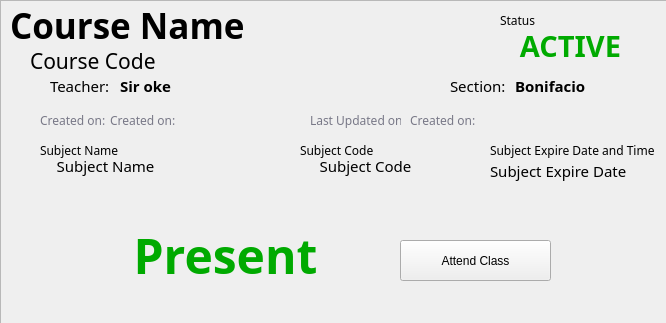
<?xml version="1.0" encoding="UTF-8"?>
<ui version="4.0">
 <class>student_view_class</class>
 <widget class="QMainWindow" name="student_view_class">
  <property name="geometry">
   <rect>
    <x>0</x>
    <y>0</y>
    <width>666</width>
    <height>323</height>
   </rect>
  </property>
  <property name="windowTitle">
   <string>MainWindow</string>
  </property>
  <widget class="QWidget" name="centralwidget">
   <widget class="QFrame" name="frame">
    <property name="geometry">
     <rect>
      <x>0</x>
      <y>0</y>
      <width>711</width>
      <height>441</height>
     </rect>
    </property>
    <property name="frameShape">
     <enum>QFrame::StyledPanel</enum>
    </property>
    <property name="frameShadow">
     <enum>QFrame::Raised</enum>
    </property>
    <widget class="QLabel" name="label_7">
     <property name="geometry">
      <rect>
       <x>40</x>
       <y>110</y>
       <width>91</width>
       <height>20</height>
      </rect>
     </property>
     <property name="font">
      <font>
       <family>Montserrat</family>
      </font>
     </property>
     <property name="styleSheet">
      <string notr="true">*{
	color:rgb(120, 120, 135);
}</string>
     </property>
     <property name="text">
      <string>Created on:</string>
     </property>
    </widget>
    <widget class="QLabel" name="course_created_on">
     <property name="geometry">
      <rect>
       <x>110</x>
       <y>110</y>
       <width>191</width>
       <height>20</height>
      </rect>
     </property>
     <property name="font">
      <font>
       <family>Montserrat</family>
      </font>
     </property>
     <property name="styleSheet">
      <string notr="true">*{
	color:rgb(120, 120, 135);
}</string>
     </property>
     <property name="text">
      <string>Created on:</string>
     </property>
    </widget>
    <widget class="QLabel" name="top_course_code">
     <property name="geometry">
      <rect>
       <x>30</x>
       <y>30</y>
       <width>551</width>
       <height>61</height>
      </rect>
     </property>
     <property name="font">
      <font>
       <family>Montserrat</family>
       <pointsize>16</pointsize>
       <weight>50</weight>
       <bold>false</bold>
      </font>
     </property>
     <property name="text">
      <string>Course Code</string>
     </property>
    </widget>
    <widget class="QLabel" name="label_3">
     <property name="geometry">
      <rect>
       <x>490</x>
       <y>140</y>
       <width>171</width>
       <height>21</height>
      </rect>
     </property>
     <property name="font">
      <font>
       <family>Montserrat</family>
      </font>
     </property>
     <property name="text">
      <string>Subject Expire Date and Time</string>
     </property>
    </widget>
    <widget class="QLabel" name="course_status">
     <property name="geometry">
      <rect>
       <x>500</x>
       <y>30</y>
       <width>141</width>
       <height>31</height>
      </rect>
     </property>
     <property name="font">
      <font>
       <family>Montserrat</family>
       <pointsize>22</pointsize>
       <weight>75</weight>
       <bold>true</bold>
      </font>
     </property>
     <property name="styleSheet">
      <string notr="true">*{
	color:rgb(0, 170, 0);
}</string>
     </property>
     <property name="text">
      <string>ACTIVE</string>
     </property>
     <property name="alignment">
      <set>Qt::AlignCenter</set>
     </property>
    </widget>
    <widget class="QLabel" name="label_4">
     <property name="geometry">
      <rect>
       <x>300</x>
       <y>140</y>
       <width>91</width>
       <height>20</height>
      </rect>
     </property>
     <property name="font">
      <font>
       <family>Montserrat</family>
      </font>
     </property>
     <property name="text">
      <string>Subject Code</string>
     </property>
    </widget>
    <widget class="QLabel" name="label_10">
     <property name="geometry">
      <rect>
       <x>310</x>
       <y>110</y>
       <width>91</width>
       <height>20</height>
      </rect>
     </property>
     <property name="font">
      <font>
       <family>Montserrat</family>
      </font>
     </property>
     <property name="styleSheet">
      <string notr="true">*{
	color:rgb(120, 120, 135);
}</string>
     </property>
     <property name="text">
      <string>Last Updated on:</string>
     </property>
    </widget>
    <widget class="QLabel" name="label_5">
     <property name="geometry">
      <rect>
       <x>40</x>
       <y>140</y>
       <width>91</width>
       <height>20</height>
      </rect>
     </property>
     <property name="font">
      <font>
       <family>Montserrat</family>
      </font>
     </property>
     <property name="text">
      <string>Subject Name</string>
     </property>
    </widget>
    <widget class="QLabel" name="top_course_name">
     <property name="geometry">
      <rect>
       <x>10</x>
       <y>-10</y>
       <width>481</width>
       <height>71</height>
      </rect>
     </property>
     <property name="font">
      <font>
       <family>Montserrat</family>
       <pointsize>26</pointsize>
       <weight>75</weight>
       <bold>true</bold>
      </font>
     </property>
     <property name="text">
      <string>Course Name</string>
     </property>
    </widget>
    <widget class="QLabel" name="course_updated_on">
     <property name="geometry">
      <rect>
       <x>410</x>
       <y>110</y>
       <width>141</width>
       <height>20</height>
      </rect>
     </property>
     <property name="font">
      <font>
       <family>Montserrat</family>
      </font>
     </property>
     <property name="styleSheet">
      <string notr="true">*{
	color:rgb(120, 120, 135);
}</string>
     </property>
     <property name="text">
      <string>Created on:</string>
     </property>
    </widget>
    <widget class="QLabel" name="label_6">
     <property name="geometry">
      <rect>
       <x>500</x>
       <y>10</y>
       <width>91</width>
       <height>20</height>
      </rect>
     </property>
     <property name="font">
      <font>
       <family>Montserrat</family>
      </font>
     </property>
     <property name="text">
      <string>Status</string>
     </property>
    </widget>
    <widget class="QPushButton" name="attend_btn">
     <property name="geometry">
      <rect>
       <x>400</x>
       <y>240</y>
       <width>151</width>
       <height>41</height>
      </rect>
     </property>
     <property name="text">
      <string>Attend Class</string>
     </property>
    </widget>
    <widget class="QLabel" name="subject_name">
     <property name="geometry">
      <rect>
       <x>10</x>
       <y>150</y>
       <width>191</width>
       <height>31</height>
      </rect>
     </property>
     <property name="font">
      <font>
       <family>Montserrat</family>
       <pointsize>11</pointsize>
       <weight>50</weight>
       <bold>false</bold>
      </font>
     </property>
     <property name="text">
      <string>Subject Name</string>
     </property>
     <property name="alignment">
      <set>Qt::AlignCenter</set>
     </property>
    </widget>
    <widget class="QLabel" name="subject_code">
     <property name="geometry">
      <rect>
       <x>270</x>
       <y>150</y>
       <width>191</width>
       <height>31</height>
      </rect>
     </property>
     <property name="font">
      <font>
       <family>Montserrat</family>
       <pointsize>11</pointsize>
       <weight>50</weight>
       <bold>false</bold>
      </font>
     </property>
     <property name="text">
      <string>Subject Code</string>
     </property>
     <property name="alignment">
      <set>Qt::AlignCenter</set>
     </property>
    </widget>
    <widget class="QLabel" name="subject_expire_date">
     <property name="geometry">
      <rect>
       <x>490</x>
       <y>155</y>
       <width>191</width>
       <height>31</height>
      </rect>
     </property>
     <property name="font">
      <font>
       <family>Montserrat</family>
       <pointsize>11</pointsize>
       <weight>50</weight>
       <bold>false</bold>
      </font>
     </property>
     <property name="text">
      <string>Subject Expire Date</string>
     </property>
    </widget>
    <widget class="QLabel" name="top_course_code_5">
     <property name="geometry">
      <rect>
       <x>50</x>
       <y>70</y>
       <width>71</width>
       <height>31</height>
      </rect>
     </property>
     <property name="font">
      <font>
       <family>Montserrat</family>
       <pointsize>11</pointsize>
       <weight>50</weight>
       <bold>false</bold>
      </font>
     </property>
     <property name="text">
      <string>Teacher:</string>
     </property>
    </widget>
    <widget class="QLabel" name="class_lecturer">
     <property name="geometry">
      <rect>
       <x>120</x>
       <y>70</y>
       <width>321</width>
       <height>31</height>
      </rect>
     </property>
     <property name="font">
      <font>
       <family>Montserrat</family>
       <pointsize>11</pointsize>
       <weight>75</weight>
       <bold>true</bold>
      </font>
     </property>
     <property name="text">
      <string>Sir oke</string>
     </property>
    </widget>
    <widget class="QLabel" name="student_status">
     <property name="geometry">
      <rect>
       <x>100</x>
       <y>220</y>
       <width>251</width>
       <height>71</height>
      </rect>
     </property>
     <property name="font">
      <font>
       <family>Montserrat</family>
       <pointsize>36</pointsize>
       <weight>75</weight>
       <bold>true</bold>
      </font>
     </property>
     <property name="styleSheet">
      <string notr="true">*{
	color:rgb(0, 170, 0);
}</string>
     </property>
     <property name="text">
      <string>Present</string>
     </property>
     <property name="alignment">
      <set>Qt::AlignCenter</set>
     </property>
    </widget>
    <widget class="QLabel" name="top_course_code_6">
     <property name="geometry">
      <rect>
       <x>450</x>
       <y>70</y>
       <width>61</width>
       <height>31</height>
      </rect>
     </property>
     <property name="font">
      <font>
       <family>Montserrat</family>
       <pointsize>11</pointsize>
       <weight>50</weight>
       <bold>false</bold>
      </font>
     </property>
     <property name="text">
      <string>Section:</string>
     </property>
    </widget>
    <widget class="QLabel" name="class_section">
     <property name="geometry">
      <rect>
       <x>515</x>
       <y>70</y>
       <width>151</width>
       <height>31</height>
      </rect>
     </property>
     <property name="font">
      <font>
       <family>Montserrat</family>
       <pointsize>11</pointsize>
       <weight>75</weight>
       <bold>true</bold>
      </font>
     </property>
     <property name="text">
      <string>Bonifacio</string>
     </property>
    </widget>
   </widget>
  </widget>
 </widget>
 <resources/>
 <connections/>
</ui>
